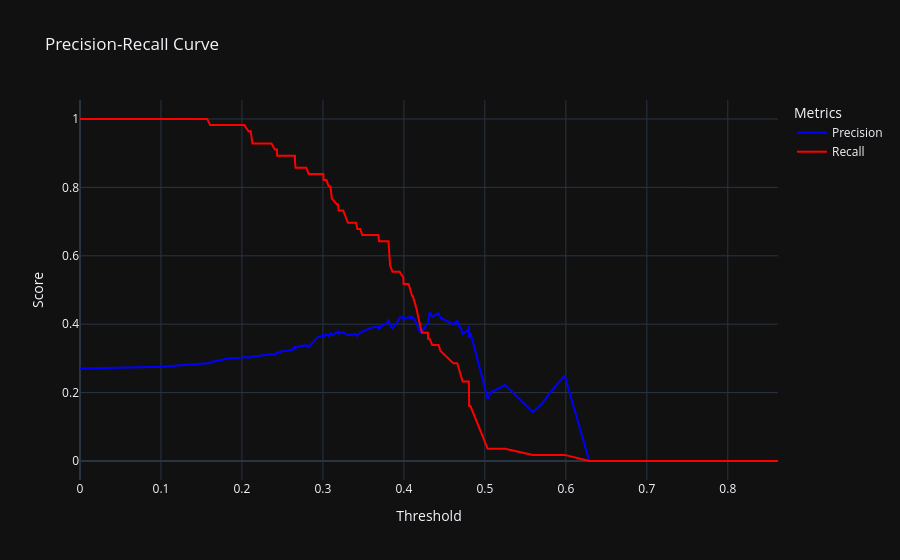

The code cell stored with this chart in its notebook:
### Code cell
import plotly.graph_objects as go
from sklearn.metrics import precision_recall_curve

# Assuming 'model' is your trained model and 'X_valid' is your validation data
prob_text = model.predict_proba(X_valid['text_all'])[:, 1]
precision, recall, thresholds = precision_recall_curve(y_true, prob_text)

# Create the plot
fig = go.Figure()

fig.add_trace(go.Scatter(x=thresholds, y=precision[:-1], mode='lines', name='Precision', line=dict(color='blue')))
fig.add_trace(go.Scatter(x=thresholds, y=recall[:-1], mode='lines', name='Recall', line=dict(color='red')))

fig.update_layout(
    title='Precision-Recall Curve',
    xaxis_title='Threshold',
    yaxis_title='Score',
    legend_title='Metrics',
    template='plotly_dark'
)

fig.show()

### Figure 1 — Plotly figure (JSON) as saved in the notebook; plotly's stock layout.template omitted (floating-point values rounded to 4 significant figures; data arrays with more than 128 entries replaced by an {"elided": "..."} marker saying what was removed)
{"data": [{"line": {"color": "blue"}, "mode": "lines", "name": "Precision", "type": "scatter", "x": {"elided": "129 float values"}, "y": {"elided": "129 float values"}}, {"line": {"color": "red"}, "mode": "lines", "name": "Recall", "type": "scatter", "x": {"elided": "129 float values"}, "y": {"elided": "129 float values"}}], "layout": {"legend": {"title": {"text": "Metrics"}}, "title": {"text": "Precision-Recall Curve"}, "xaxis": {"title": {"text": "Threshold"}}, "yaxis": {"title": {"text": "Score"}}}}
